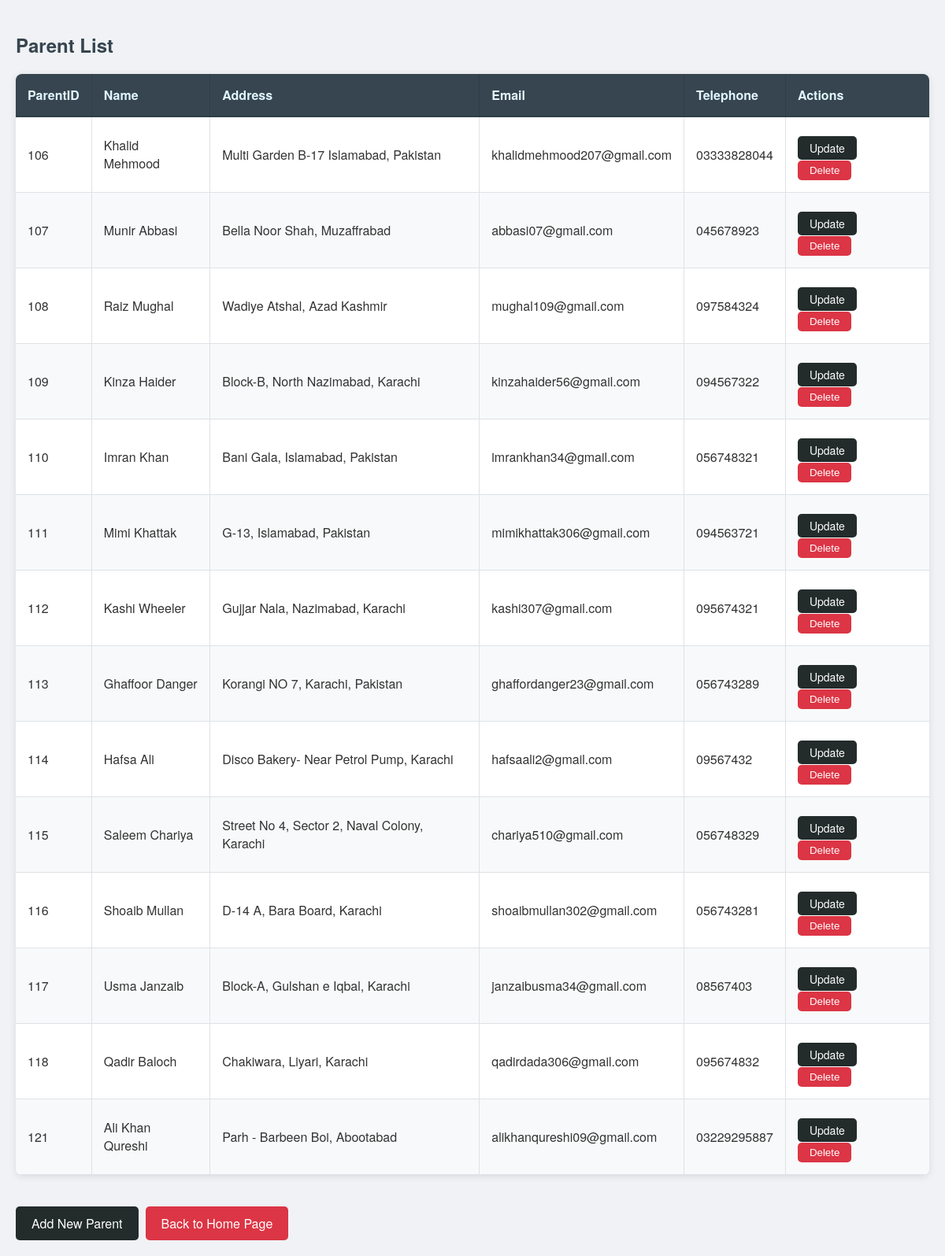
Page /assessment/parent/parent.php on the committed database.
### tables this page shows
CREATE TABLE `Parent` (
  `parent_id` int NOT NULL,
  `name` varchar(100) NOT NULL,
  `address` varchar(255) DEFAULT NULL,
  `email` varchar(100) DEFAULT NULL,
  `telephone` varchar(20) DEFAULT NULL
);

### assessment/parent/parent.php (the view, shortened to what this page needs)
<?php
include '../db_connection.php';
$sql = "SELECT parent_id, name, address, email, telephone FROM Parent";
$result = $conn->query($sql);
?>
<!DOCTYPE html>
<html>
<head>
    <link rel="stylesheet"  href="../assessment.css">
</head>
<body>
    <h2>Parent List</h2>
    <table>
        <thead>
            <tr>
                <th>ParentID</th>
                <th>Name</th>
                <th>Address</th>
                <th>Email</th>
                <th>Telephone</th>
                <th>Actions</th>
            </tr>
        </thead>
        <tbody>
        <?php
        if ($result->num_rows > 0) {
            while($row = $result->fetch_assoc()) {
                echo "<tr>";
                echo "<td>" . $row["parent_id"] . "</td>";
                echo "<td>" . $row["name"] . "</td>";
                echo "<td>" . $row["address"] . "</td>";
                echo "<td>" . $row["email"] . "</td>";
                echo "<td>" . $row["telephone"] . "</td>";
                echo "<td>";
                echo "<a class='update-class' href='updateparent.php?parent_id=" . $row["parent_id"] . "'>Update</a>";
                echo " <form action='processdeleteparent.php' method='POST' style='display:inline;'>";
                echo " <input type='submit' class='btn-delete' value='Delete'>";
                echo "</form>";
                echo "</td>";
                echo "</tr>";
            }
        } else {
            echo "<tr><td colspan='4'>No parents found</td></tr>";
            }
            ?>
        </tbody>
    </table>
    <a class="add-class" href="/assessment/parent/addparent.php">Add New Parent</>
    <a href="/index.php">Back to Home Page</a>
</body>
</html>

### assessment/assessment.css (style rules this page uses)
body { font-family: 'Helvetica Neue', Arial, sans-serif; background-color: #f0f2f5; margin: 0; padding: 20px; color: #333; }
h2 { color: #36454F; font-weight: 600; margin-bottom: 20px; }
table { width: 100%; border-collapse: collapse; margin-bottom: 20px; box-shadow: 0 2px 10px rgba(0, 0, 0, 0.1); background-color: #fff; border-radius: 8px; overflow: hidden; }
th, td { padding: 15px; text-align: left; }
th { background-color: #36454F; color: #E1F5FE; font-weight: 600; border-bottom: 2px solid #2F3E46; border-right: 1px solid #2F3E46; }
th:last-child { border-right: none; }
tr:nth-child(even) { background-color: #f8f9fa; }
td { border-bottom: 1px solid #dee2e6; border-right: 1px solid #dee2e6; }
td:last-child { border-right: none; }
a { display: inline-block; padding: 10px 20px; background-color: #dc3545; color: white; text-decoration: none; border-radius: 5px; margin-top: 9px; transition: background-color 0.3s; }
form { display: inline; }
.btn-delete { background-color: #dc3545; color: white; border: none; padding: 5px 15px; cursor: pointer; border-radius: 5px; transition: background-color 0.3s, transform 0.2s; }
.add-class { display: inline-block; margin-top: 20px; padding: 10px 20px; background-color: #232b2b; color: white; cursor: pointer; text-decoration: none; border-radius: 5px; margin-right: 9px; transition: background-color 0.3s, transform 0.2s; }
.update-class { background-color: #232b2b; color: white; border: none; cursor: pointer; border-radius: 5px; margin-right: 5px; padding: 5px 15px; font-size: 14px; transition: background-color 0.3s, transform 0.2s; }

### rows in the picture
parent: parent_id "106", name "Khalid Mehmood", address "Multi Garden B-17 Islamabad, Pakistan", email "khalidmehmood207@gmail.com", telephone "03333828044"
parent: parent_id "107", name "Munir Abbasi", address "Bella Noor Shah, Muzaffrabad", email "abbasi07@gmail.com", telephone "045678923"
parent: parent_id "108", name "Raiz Mughal", address "Wadiye Atshal, Azad Kashmir", email "mughal109@gmail.com", telephone "097584324"
parent: parent_id "109", name "Kinza Haider", address "Block-B, North Nazimabad, Karachi", email "kinzahaider56@gmail.com", telephone "094567322"
parent: parent_id "110", name "Imran Khan", address "Bani Gala, Islamabad, Pakistan", email "imrankhan34@gmail.com", telephone "056748321"
parent: parent_id "111", name "Mimi Khattak", address "G-13, Islamabad, Pakistan", email "mimikhattak306@gmail.com", telephone "094563721"
parent: parent_id "112", name "Kashi Wheeler", address "Gujjar Nala, Nazimabad, Karachi", email "kashi307@gmail.com", telephone "095674321"
parent: parent_id "113", name "Ghaffoor Danger", address "Korangi NO 7, Karachi, Pakistan", email "ghaffordanger23@gmail.com", telephone "056743289"
parent: parent_id "114", name "Hafsa Ali", address "Disco Bakery- Near Petrol Pump, Karachi", email "hafsaali2@gmail.com", telephone "09567432"
parent: parent_id "115", name "Saleem Chariya", address "Street No 4, Sector 2, Naval Colony, Karachi", email "chariya510@gmail.com", telephone "056748329"
parent: parent_id "116", name "Shoaib Mullan", address "D-14 A, Bara Board, Karachi", email "shoaibmullan302@gmail.com", telephone "056743281"
parent: parent_id "117", name "Usma Janzaib", address "Block-A, Gulshan e Iqbal, Karachi", email "janzaibusma34@gmail.com", telephone "08567403"
parent: parent_id "118", name "Qadir Baloch", address "Chakiwara, Liyari, Karachi", email "qadirdada306@gmail.com", telephone "095674832"
parent: parent_id "121", name "Ali Khan Qureshi", address "Parh - Barbeen Boi, Abootabad", email "alikhanqureshi09@gmail.com", telephone "03229295887"
